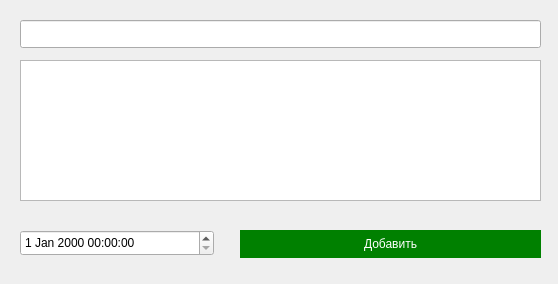
<?xml version="1.0" encoding="UTF-8"?>
<ui version="4.0">
 <class>Form</class>
 <widget class="QWidget" name="Form">
  <property name="geometry">
   <rect>
    <x>0</x>
    <y>0</y>
    <width>558</width>
    <height>284</height>
   </rect>
  </property>
  <property name="windowTitle">
   <string>Добавление записи</string>
  </property>
  <widget class="QLineEdit" name="titleLine">
   <property name="geometry">
    <rect>
     <x>20</x>
     <y>20</y>
     <width>521</width>
     <height>28</height>
    </rect>
   </property>
  </widget>
  <widget class="QPlainTextEdit" name="textLine">
   <property name="geometry">
    <rect>
     <x>20</x>
     <y>60</y>
     <width>521</width>
     <height>141</height>
    </rect>
   </property>
  </widget>
  <widget class="QDateTimeEdit" name="dateLine">
   <property name="geometry">
    <rect>
     <x>20</x>
     <y>230</y>
     <width>194</width>
     <height>26</height>
    </rect>
   </property>
  </widget>
  <widget class="QPushButton" name="buttonAded">
   <property name="geometry">
    <rect>
     <x>240</x>
     <y>230</y>
     <width>301</width>
     <height>28</height>
    </rect>
   </property>
   <property name="styleSheet">
    <string notr="true">border:none;
background-color:green;
color:white</string>
   </property>
   <property name="text">
    <string>Добавить</string>
   </property>
  </widget>
 </widget>
 <resources/>
 <connections/>
</ui>
